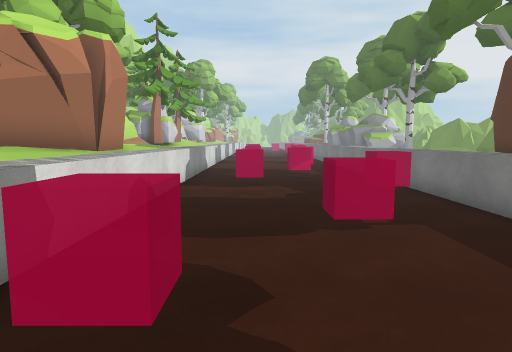
view 1 (above)

22 first-person views from a walk through a scene from a Unity 3-D project. The camera is 1.4 m above the floor, tilts 6° down and sees 75° across. The floor is counted in squares, 1 m on a side. Each view is taken from the middle of a square. On the plan, view 1 faces up. The plan holds only what a view shows up to about 15 squares ahead; the rest is blank. The place goes on beyond the plan. The player is left out. Some surface patterns are stand-ins.

view 2
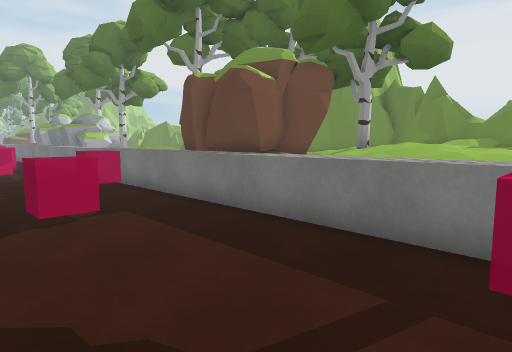

view 3
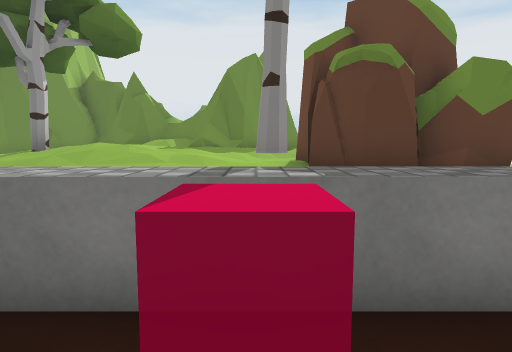

view 4
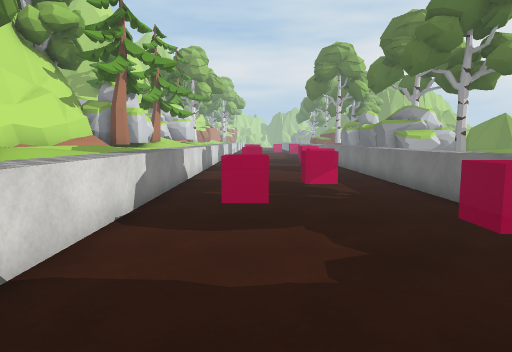

view 5
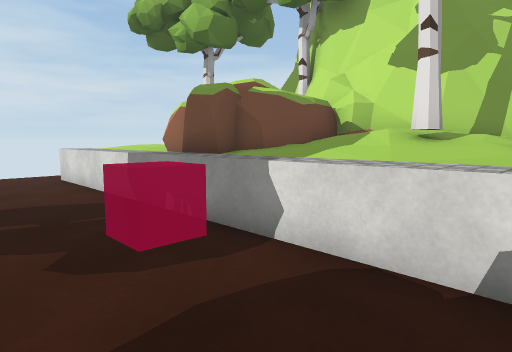

view 6
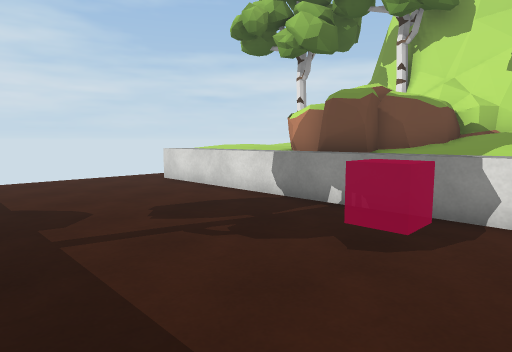

view 7
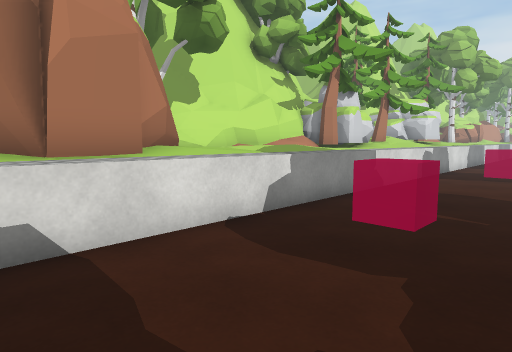

view 8
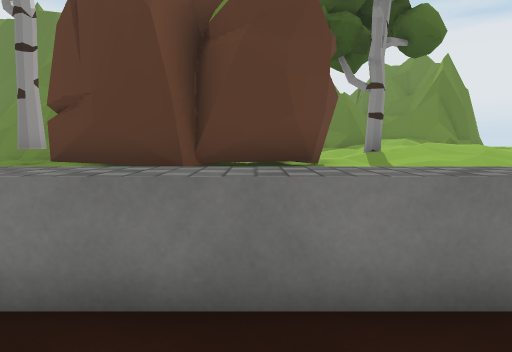

view 9
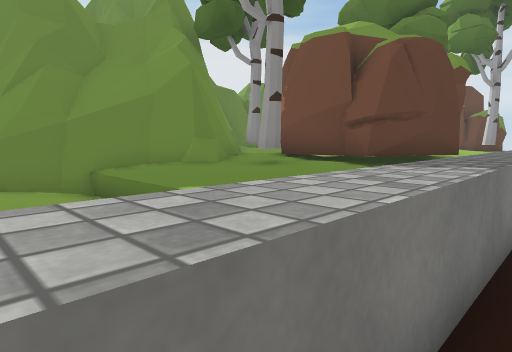

view 10
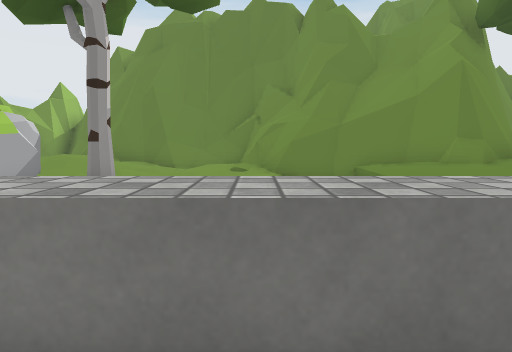

view 11
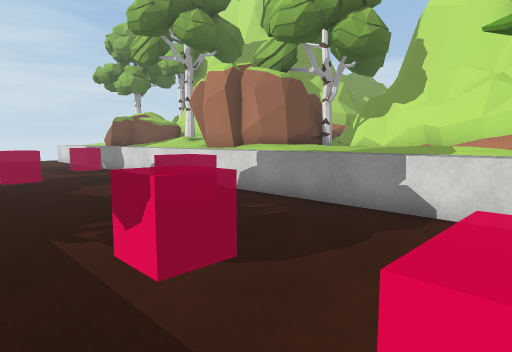

view 12
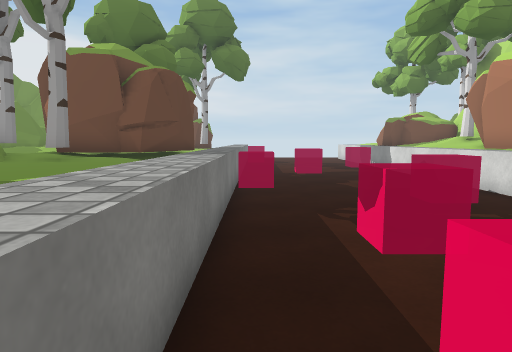

view 13
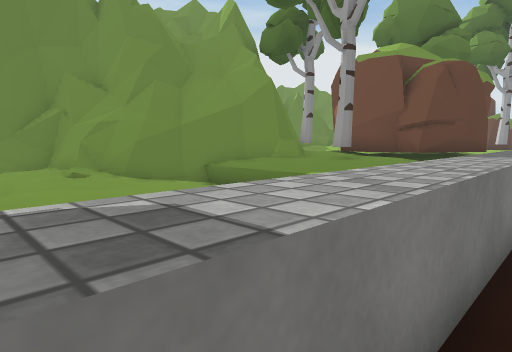

view 14
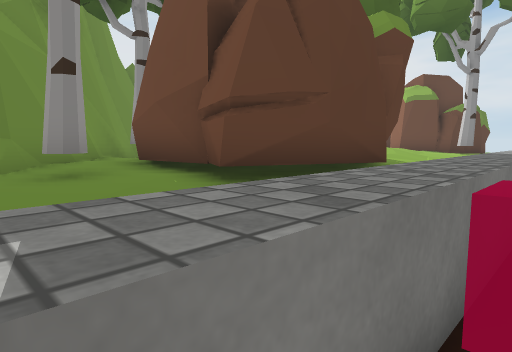

view 15
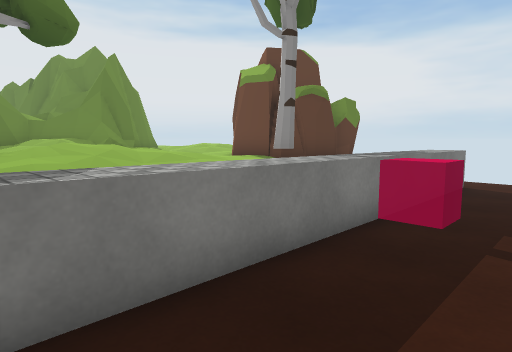

view 16
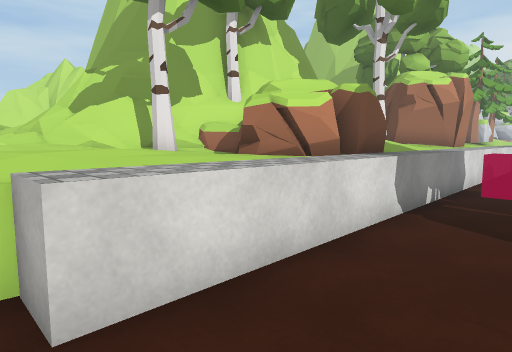

view 17
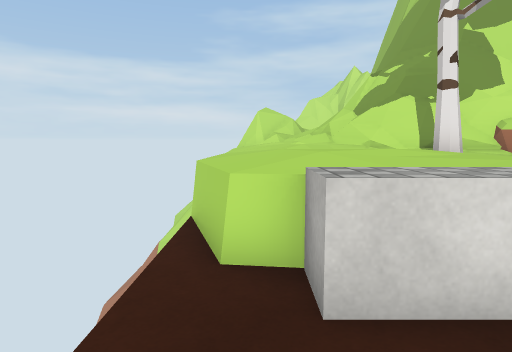

view 18
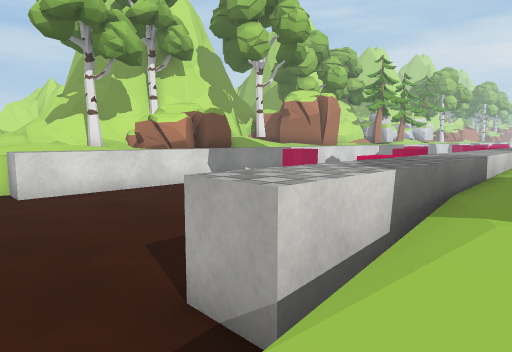

view 19
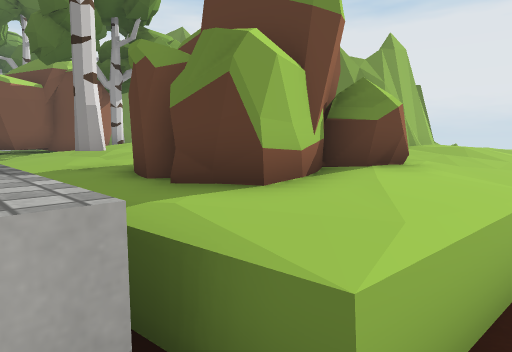

view 20
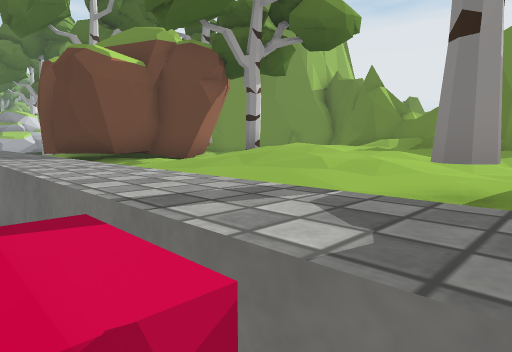

view 21
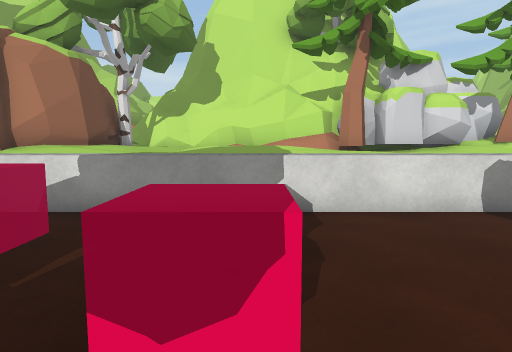

view 22
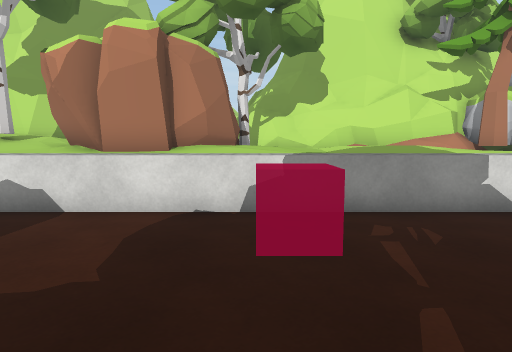

### Floor plan
Key: @ floor where view 1 was taken; # wall or solid block; x gap in a wall; . main floor; : floor 0.5 m higher than the main floor; + floor 0.75 m higher than the main floor; * floor 1.25 m higher than the main floor; % floor 1.5 m higher than the main floor; / step, stairs or slope; = window, fence, low wall or low ledge; ^ raised ledge; T tree; R rock; O other object.
Columns run from 7 left of view 1 to 21 right of it. Each row starts with its distance up from view 1.
 20 RRR^^.......*:     :+:##
 19 RTT^^....  .*:   ::::/=#
 18 #^^^^.......*:   ::+/+##
 17 #^^^^.......*:   :::####
 16 ^ ^^^.... ..*:   ::=^^#
 15 ^^^^^.... ..*.  :::###
 14 ^^^^^.......*+ ++++##
 13  ^^^^.. ....*+++++##
 12 T^^^^.. ....*+++T=##
 11 ##O^^.......*+++++##
 10   ^^^...... *+OOOO###
  9    O^.......*+OOOOOT###
  8   ##^.......*OOOOO ++/##
  7 OO#^^.......*+OOOOO++/##
  6 ^^^^^.... ..*+OOOO/+*  #
  5 #T^^^.......*++++O+***/##
  4 #^^^^.......*+++*T****##
  3 #^^^^  .....*+///**///##
  2 #^^O^.......*+///***/%x^^
  1    ^^.......*+++****/## ^##
  0  OOO^..@....*+++*++*/##  #
 -1 OO ^^...... *+T++++///##
 -2 ^ OO^.......*/+OOO+++  ##
 -3 T^^^^.......*/OOOOO+/*  #####
 -4  ^^^^.......*+OOO O+**
 -5   ^^^.......*:+OOOO++/*
 -6  ^^^^.......*.+++O+++//
 -7  ^^^.........=++++++++/
 -8 ^^^.......... ...

Where each view was taken, in squares from view 1:
view 1: 0 up, 0 right, facing up
view 2: 1 down, 0 right, facing up-right
view 3: 1 down, 2 right, facing right
view 4: 5 up, 0 right, facing up
view 5: 7 up, 1 right, facing down-left
view 6: 5 up, 4 right, facing down-left
view 7: 7 up, 2 right, facing up-left
view 8: 7 up, 2 right, facing right
view 9: 17 up, 4 right, facing down-right
view 10: 17 up, 3 right, facing right
view 11: 19 up, 4 right, facing down-left
view 12: 20 up, 4 right, facing down
view 13: 20 up, 4 right, facing down-right
view 14: 13 up, 4 right, facing down-right
view 15: 5 up, 2 right, facing down-right
view 16: 7 down, 0 right, facing up-left
view 17: 7 down, 0 right, facing left
view 18: 8 down, 7 right, facing up-left
view 19: 8 down, 5 right, facing up-right
view 20: 2 down, 4 right, facing up-right
view 21: 16 up, 4 right, facing left
view 22: 12 up, 4 right, facing left
